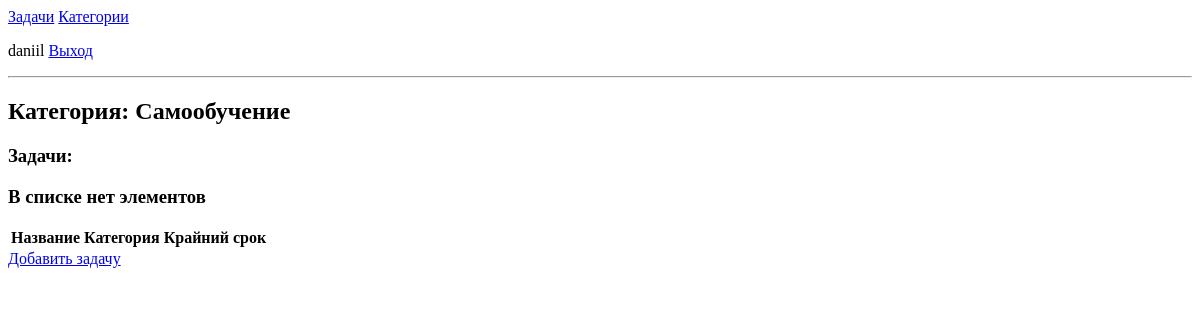
Before: /group/2/ (signed in) with the older database file.
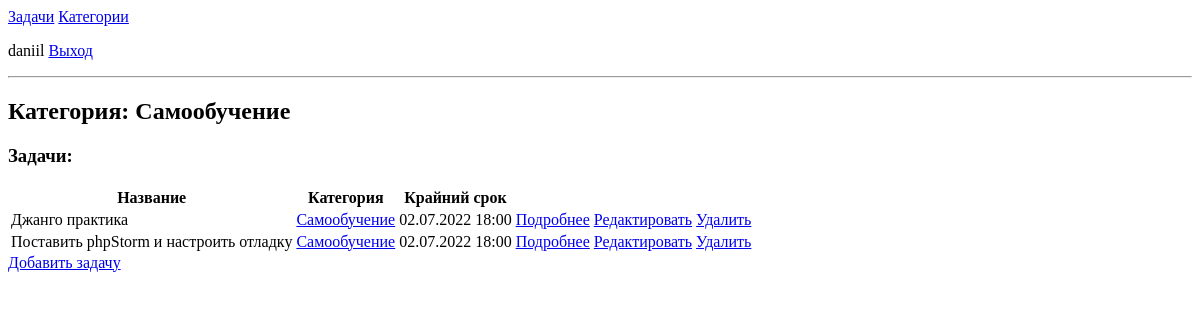
After: the same page with the newer database file.
### ToDoApp/models.py (models this page shows, shortened)
class Task(models.Model):
    user = models.ForeignKey(User, on_delete=models.CASCADE)
    title = models.CharField(max_length=200, verbose_name="Заголовок")
    description = models.TextField(
        null=True, blank=True, verbose_name="Описание")
    isComplete = models.BooleanField(default=False, verbose_name="Готово")
    create = models.DateTimeField(
        auto_now_add=True, verbose_name="Дата создания")
    deadline = models.DateTimeField(
        null=True, blank=True, verbose_name="Крайний срок")
    group = models.ForeignKey(
        'Group', null=True, on_delete=models.SET_NULL, verbose_name="Группа", blank=True)
    class Meta:
        ordering = ['isComplete']
        verbose_name_plural = 'Задачи'
        verbose_name = 'Задача'

class Group(models.Model):
    name = models.CharField(
        max_length=30, db_index=True, verbose_name="Группа")
    user = models.ForeignKey(User, on_delete=models.CASCADE)
    class Meta:
        ordering = ['name']
        verbose_name_plural = 'Группы'
        verbose_name = 'Группа'
    def __str__(self):
        return self.name

### ToDoApp/views.py (the view)
# urls.py: path('group/<int:pk>/', TaskGroup.as_view(), name='group'),
class TaskGroup(LoginRequiredMixin, ListView):
    model = Task
    context_object_name = "tasks_n_group"
    template_name = 'ToDoApp/by.group.list.html'
    def get_context_data(self, **kwargs):
        context = super(TaskGroup, self).get_context_data(**kwargs)
        context.update({
            'tasks': Task.objects.filter(group=self.kwargs['pk']),
            'groups': Group.objects.filter(user=self.request.user),
            'current_group': Group.objects.get(id=self.kwargs['pk'])
        })
        return context
    def get_queryset(self):
        return Task.objects.all()

### ToDoApp/templates/ToDoApp/by.group.list.html (shortened to what this page needs)
{% extends "layout/basic.html" %}
{% block content %}
		<h2>Категория: {{current_group}}</h2>
		<h3>Задачи:</h3>
		<table>
			<th>Название</th>
			<th>Категория</th>
			<th>Крайний срок</th>
			{% for el in tasks %}
			<tr>
				<td>{{el.title}}</td>
				<td>{% if el.group != null %}<a href="{% url 'group' el.group.id %}">{{el.group}}</a>{% endif %}</td>
				<td>{{el.deadline|date:"d.m.Y H:i"}}</td>
				<td><a href="{%url 'task' el.id%}">Подробнее</a></td>
				<td><a href="{%url 'update-task' el.id%}">Редактировать</a></td>
				<td><a href="{%url 'delete-task' el.id%}">Удалить</a></td>
			</tr>
			{%empty%}
			<h3>В списке нет элементов</h3>
			{%endfor%}
		</table>
	<a href="{%url 'add-task'%}">Добавить задачу</a>
	<br><br>
{% endblock %}

Changed rows visible on the page:
now on this page (row edited): Task: title "Джанго практика", group "Самообучение", deadline "02.07.2022 18:00"
now on this page (row edited): Task: title "Поставить phpStorm и настроить отладку", group "Самообучение", deadline "02.07.2022 18:00"
Other visible differences:
text no longer shown: "В списке нет элементов"
